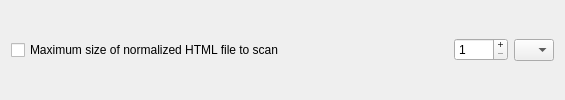
        <widget class="QFrame" name="frame08">
         <property name="frameShape">
          <enum>QFrame::NoFrame</enum>
         </property>
         <property name="frameShadow">
          <enum>QFrame::Raised</enum>
         </property>
         <layout class="QHBoxLayout" name="horizontalLayout_8">
          <property name="topMargin">
           <number>1</number>
          </property>
          <property name="bottomMargin">
           <number>1</number>
          </property>
          <item>
           <widget class="QCheckBox" name="maxSizeOfNormalizedHTMLFileCheckBox">
            <property name="text">
             <string>Maximum size of normalized HTML file to scan</string>
            </property>
           </widget>
          </item>
          <item>
           <spacer name="horizontalSpacer_9">
            <property name="orientation">
             <enum>Qt::Horizontal</enum>
            </property>
            <property name="sizeHint" stdset="0">
             <size>
              <width>163</width>
              <height>20</height>
             </size>
            </property>
           </spacer>
          </item>
          <item>
           <widget class="QSpinBox" name="maxSizeOfNormalizedHTMLFileSpinBox">
            <property name="buttonSymbols">
             <enum>QAbstractSpinBox::PlusMinus</enum>
            </property>
            <property name="minimum">
             <number>1</number>
            </property>
            <property name="maximum">
             <number>2048</number>
            </property>
           </widget>
          </item>
          <item>
           <widget class="QComboBox" name="maxSizeOfNormalizedHTMLFileComboBox">
            <item>
             <property name="text">
              <string/>
             </property>
            </item>
            <item>
             <property name="text">
              <string>K</string>
             </property>
            </item>
            <item>
             <property name="text">
              <string>M</string>
             </property>
            </item>
           </widget>
          </item>
         </layout>
        </widget>
